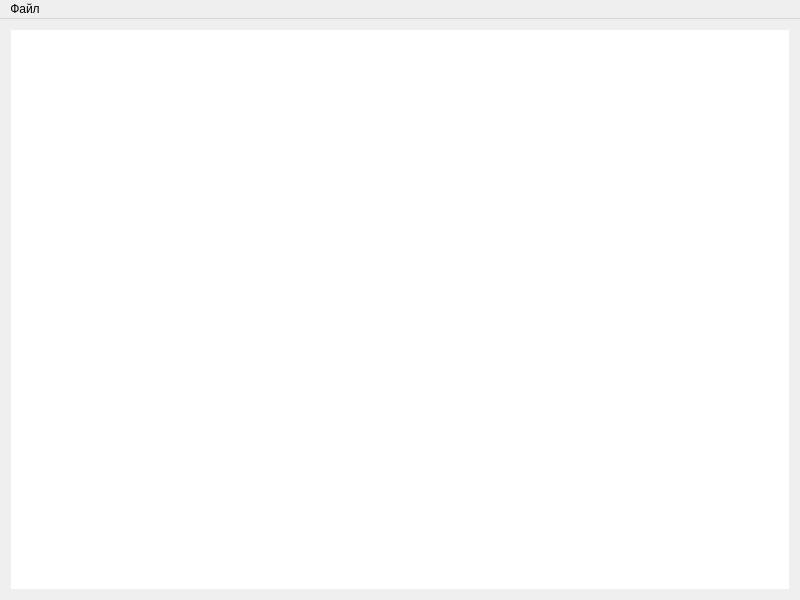
<?xml version="1.0" encoding="UTF-8"?>
<ui version="4.0">
 <class>MainWindow</class>
 <widget class="QMainWindow" name="MainWindow">
  <property name="enabled">
   <bool>true</bool>
  </property>
  <property name="geometry">
   <rect>
    <x>0</x>
    <y>0</y>
    <width>800</width>
    <height>600</height>
   </rect>
  </property>
  <property name="windowTitle">
   <string>MainWindow</string>
  </property>
  <widget class="QWidget" name="centralWidget">
   <property name="enabled">
    <bool>true</bool>
   </property>
   <layout class="QGridLayout" name="gridLayout">
    <item row="0" column="0">
     <widget class="QTextEdit" name="textEdit">
      <property name="enabled">
       <bool>true</bool>
      </property>
      <property name="font">
       <font>
        <pointsize>10</pointsize>
       </font>
      </property>
      <property name="frameShape">
       <enum>QFrame::NoFrame</enum>
      </property>
      <property name="frameShadow">
       <enum>QFrame::Plain</enum>
      </property>
     </widget>
    </item>
   </layout>
  </widget>
  <widget class="QMenuBar" name="menuBar">
   <property name="geometry">
    <rect>
     <x>0</x>
     <y>0</y>
     <width>800</width>
     <height>26</height>
    </rect>
   </property>
   <widget class="QMenu" name="menu">
    <property name="title">
     <string>Файл</string>
    </property>
    <addaction name="action_create"/>
    <addaction name="action_open"/>
    <addaction name="action_save"/>
    <addaction name="action_saveAs"/>
    <addaction name="separator"/>
    <addaction name="action_exit"/>
   </widget>
   <addaction name="menu"/>
  </widget>
  <action name="action_create">
   <property name="text">
    <string>Создать</string>
   </property>
  </action>
  <action name="action_open">
   <property name="text">
    <string>Открыть</string>
   </property>
  </action>
  <action name="action_save">
   <property name="text">
    <string>Сохранить</string>
   </property>
  </action>
  <action name="action_saveAs">
   <property name="text">
    <string>Сохранить как</string>
   </property>
  </action>
  <action name="action_exit">
   <property name="text">
    <string>Выход</string>
   </property>
  </action>
 </widget>
 <layoutdefault spacing="6" margin="11"/>
 <resources/>
 <connections/>
</ui>
